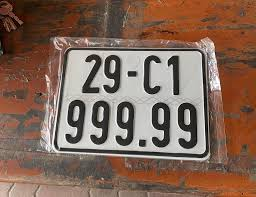
#> input picture imgs/bienso.jpg, 256 x 197 px
$ python -i helper.py   (imports and definitions only)
#> lines starting #> are read from the running program, lines starting #| are printed output that depends on the picture
#> further down, picture is the input picture: shape (197, 256, 3); mean B, G, R 87.6, 102.8, 130.2
import math
import cv2
import numpy as np

# [41 lines left out: functions rotate_image, compute_skew, not called in this run]

def changeContrast(img):
	lab= cv2.cvtColor(img, cv2.COLOR_BGR2LAB)
#> lab: shape (197, 256, 3); mean of channels 0, 1, 2 115.7, 137.8, 141.7
	l_channel, a, b = cv2.split(lab)
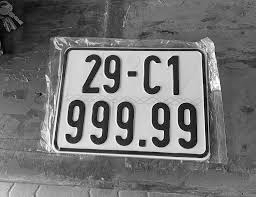
#> l_channel: shape (197, 256); min 0, max 255, mean 115.7
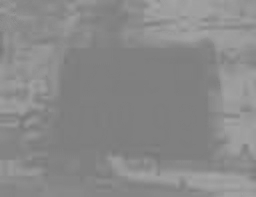
#> a: shape (197, 256); min 120, max 166, mean 137.8
	clahe = cv2.createCLAHE(clipLimit=3.0, tileGridSize=(8,8))
	cl = clahe.apply(l_channel)
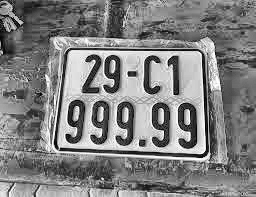
#> cl: shape (197, 256); min 1, max 255, mean 128.9
	limg = cv2.merge((cl,a,b))
#> limg: shape (197, 256, 3); mean of channels 0, 1, 2 128.9, 137.8, 141.7
	enhanced_img = cv2.cvtColor(limg, cv2.COLOR_LAB2BGR)
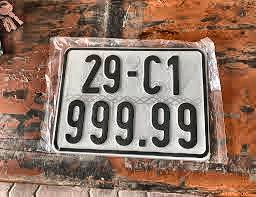
#> enhanced_img: shape (197, 256, 3); mean B, G, R 100.2, 115.9, 144.6
	return enhanced_img

# [132 lines left out: functions deskew, linear_equation, predict_point, check_point_linear, get_final_plate, not called in this run]

>>> import cv2
>>> picture = cv2.imread('imgs/bienso.jpg')
>>> result = changeContrast(picture)
